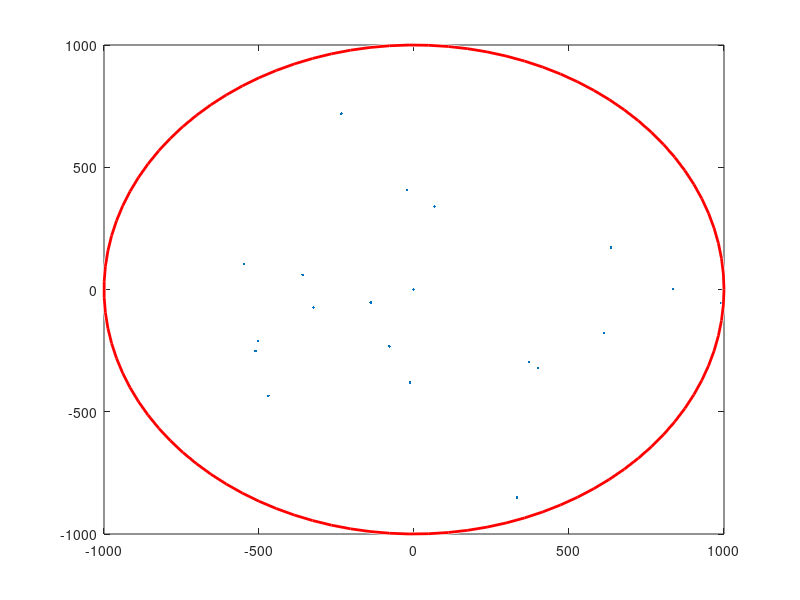

Here is the MATLAB script that generated this plot: (Note: this script raises an error after producing the figure.)
% Create parameters and random users
%No. of users
Users = 20;
W = 20; % Bandwidth Mhz
Pdis = 10; % BS Sector Power Watios
P = Pdis/W; % Spectral power density W/Mhz
Radio = 1000; % Meters


k = 1.3806488*10^-23;
T = 290; % Kelvin
F = 3.6*10^9; % Hz
c = 3*10^8; % Meters/second
lamda = c/F; % Meters
azimuth = 2*pi*rand(Users,1); % Radians
radio = Radio*rand(Users,1); % Meters
[x,y] = pol2cart(azimuth,radio);

figure
plot(x,y,'.')
hold on

viscircles([0 0],1000);

% Divide the cell in sectors
AreaUsers = zeros(Users,1);
rhosArea = cell(5,1);
for user = 1:Users
 if (azimuth(user) < 2*pi/5)
 AreaUsers(user) = 1;
 rhosArea{1} = [rhosArea{1} radio(user)];
 elseif ((azimuth(user) < 4*pi/5) && (azimuth(user) > 2*pi/5))
 AreaUsers(user) = 2;
 rhosArea{2} = [rhosArea{2} radio(user)];
 elseif((azimuth(user) < 6*pi/5) && (azimuth(user) > 4*pi/5))
 AreaUsers(user) = 3;
 rhosArea{3} = [rhosArea{3} radio(user)];
 elseif ((azimuth(user) < 8*pi/5) && (azimuth(user) > 6*pi/5))
 AreaUsers(user) = 4;
 rhosArea{4} = [rhosArea{4} radio(user)];
 elseif ((azimuth(user) < 10*pi/5) && (azimuth(user) > 8*pi/5))
 AreaUsers(user) = 5;
 rhosArea{5} = [rhosArea{5} radio(user)];
 end
end

% Sort the users in each sector by distance to the BS
rhosArea{1} = sort(rhosArea{1});
rhosArea{2} = sort(rhosArea{2});
rhosArea{3} = sort(rhosArea{3});
rhosArea{4} = sort(rhosArea{4});
rhosArea{5} = sort(rhosArea{5});

% Count users per sector
Users1 = 0;
Users2 = 0;
Users3 = 0;
Users4 = 0;
Users5 = 0;
for user = 1:Users
 if (AreaUsers(user) == 1)
 Users1 = Users1 + 1;
 elseif (AreaUsers(user) == 2)
 Users2 = Users2 + 1;
 elseif (AreaUsers(user) == 3)
 Users3 = Users3 + 1;
 elseif (AreaUsers(user) == 4)
 Users4 = Users4 + 1;
 elseif (AreaUsers(user) == 5)
 Users5 = Users5 + 1;
 end
end

UsersArea = [Users1 Users2 Users3 Users4 Users5];

% Calculate power coefficients for each area/sector (Max. 10users per sector) and bandwidth per user
% (OFDMA)
powers = cell(5,1);
bandwidths = zeros(5,1);
for area = 1:5
 if (UsersArea(area) == 1)
 power = Pdis/W;
 powers{area} = power;
 bandwidths(area) = W;
 
 elseif (UsersArea(area) == 2)
 syms P1 P2;
 eq1 = P2 == 2*P1;
 eq2 = Pdis == P1*20 + P2*20;
 eqs = [eq1 eq2];
 vars = [P1 P2];
 [sol1, sol2] = solve(eqs, vars);
 power = [sol1 sol2];
 powers{area} = power;
 bandwidths(area) = W/2;
 
 elseif (UsersArea(area) == 3)
 syms P1 P2 P3;
 eq1 = P2 == 2*P1;
 eq2 = Pdis == P1*20 + P2*20 + P3*20;
 eq3 = P3 == 2*(P2+P1);
 eqs = [eq1 eq2 eq3];
 vars = [P1 P2 P3];
 [sol1, sol2, sol3] = solve(eqs, vars);
 power = [sol1 sol2, sol3];
 powers{area} = power;
 bandwidths(area) = W/3;
 
 elseif (UsersArea(area) == 4)
 syms P1 P2 P3 P4;
 eq1 = P2 == 2*P1;
 eq2 = Pdis == P1*20 + P2*20 + P3*20 + P4*20;
 eq3 = P3 == 2*(P2+P1);
 eq4 = P4 == 2*(P3+P2+P1);
 eqs = [eq1 eq2 eq3 eq4];
 vars = [P1 P2 P3 P4];
 [sol1, sol2, sol3, sol4] = solve(eqs, vars);
 power = [sol1 sol2 sol3 sol4];
 powers{area} = power;
 bandwidths(area) = W/4;
 
 elseif (UsersArea(area) == 5)
 syms P1 P2 P3 P4 P5;
 eq1 = P2 == 2*P1;
 eq2 = Pdis == P1*20 + P2*20 + P3*20 + P4*20 + P5*20;
 eq3 = P3 == 2*(P2+P1);
 eq4 = P4 == 2*(P3+P2+P1);
 eq5 = P5 == 2*(P1+P2+P3+P4);
 eqs = [eq1 eq2 eq3 eq4 eq5];
 vars = [P1 P2 P3 P4 P5];
 [sol1, sol2, sol3, sol4, sol5] = solve(eqs, vars);
 power = [sol1 sol2 sol3 sol4 sol5];
 powers{area} = power;
 bandwidths(area) = W/5;
 
 elseif (UsersArea(area) == 6)    
 syms P1 P2 P3 P4 P5 P6;
 eq1 = P2 == 2*P1;
 eq2 = Pdis == P1*20 + P2*20 + P3*20 + P4*20 + P5*20 + P6*20;
 eq3 = P3 == 2*(P2+P1);
 eq4 = P4 == 2*(P3+P2+P1);
 eq5 = P5 == 2*(P1+P2+P3+P4);
 eq6 = P6 == 2*(P1+P2+P3+P4+P5);
 eqs = [eq1 eq2 eq3 eq4 eq5 eq6];
 vars = [P1 P2 P3 P4 P5 P6];
 [sol1, sol2, sol3, sol4, sol5, sol6] = solve(eqs, vars);
 power = [sol1 sol2 sol3 sol4 sol5 sol6];
 powers{area} = power;
 bandwidths(area) = W/6;
 
 elseif (UsersArea(area) == 7)
 syms P1 P2 P3 P4 P5 P6 P7;
 eq1 = P2 == 2*P1;
 eq2 = Pdis == P1*20 + P2*20 + P3*20 + P4*20 + P5*20 + P6* 20 + P7*20;
 eq3 = P3 == 2*(P2+P1);
 eq4 = P4 == 2*(P3+P2+P1);
 eq5 = P5 == 2*(P1+P2+P3+P4);
 eq6 = P6 == 2*(P1+P2+P3+P4+P5);
 eq7 = P7 == 2*(P1+P2+P3+P4+P5+P6);
 eqs = [eq1 eq2 eq3 eq4 eq5 eq6 eq7];
 vars = [P1 P2 P3 P4 P5 P6 P7];
 [sol1, sol2, sol3, sol4, sol5, sol6, sol7] = solve(eqs,vars);
 power = [sol1 sol2 sol3 sol4 sol5 sol6 sol7];
 powers{area} = power;
 bandwidths(area) = W/7;
 
 elseif (UsersArea(area) == 8)
 syms P1 P2 P3 P4 P5 P6 P7 P8;
 eq1 = P2 == 2*P1;
 eq2 = Pdis == P1*20 + P2*20 + P3*20 + P4*20 + P5*20 + P6*20 + P7*20 + P8*20;
 eq3 = P3 == 2*(P2+P1);
 eq4 = P4 == 2*(P3+P2+P1);
 eq5 = P5 == 2*(P1+P2+P3+P4);
 eq6 = P6 == 2*(P1+P2+P3+P4+P5);
 eq7 = P7 == 2*(P1+P2+P3+P4+P5+P6);
 eq8 = P8 == 2*(P1+P2+P3+P4+P5+P6+P7);
 eqs = [eq1 eq2 eq3 eq4 eq5 eq6 eq7 eq8];
 vars = [P1 P2 P3 P4 P5 P6 P7 P8];
 [sol1, sol2, sol3, sol4, sol5, sol6, sol7, sol8] =solve(eqs, vars);
 power = [sol1 sol2 sol3 sol4 sol5 sol6 sol7 sol8];
 powers{area} = power;
 bandwidths(area) = W/8;
 
 elseif (UsersArea(area) == 9)
 syms P1 P2 P3 P4 P5 P6 P7 P8 P9;
 eq1 = P2 == 2*P1;
 eq2 = Pdis == P1*20 + P2*20 + P3*20 + P4*20 + P5*20 + P6*20 + P7*20 +P8*20 + P9*20;
 eq3 = P3 == 2*(P2+P1);
 eq4 = P4 == 2*(P3+P2+P1);
 eq5 = P5 == 2*(P1+P2+P3+P4);
 eq6 = P6 == 2*(P1+P2+P3+P4+P5);
 eq7 = P7 == 2*(P1+P2+P3+P4+P5+P6);
 eq8 = P8 == 2*(P1+P2+P3+P4+P5+P6+P7);
 eq9 = P9 == 2*(P1+P2+P3+P4+P5+P6+P7+P8);
 eqs = [eq1 eq2 eq3 eq4 eq5 eq6 eq7 eq8 eq9];
 vars = [P1 P2 P3 P4 P5 P6 P7 P8 P9];
 [sol1, sol2, sol3, sol4, sol5, sol6, sol7, sol8, sol9] =solve(eqs, vars);
 power = [sol1 sol2 sol3 sol4 sol5 sol6 sol7 sol8 sol9];
 powers{area} = power;
 bandwidths(area) = W/9;
 
 elseif (UsersArea(area) == 10)
 syms P1 P2 P3 P4 P5 P6 P7 P8 P9 P10;
 eq1 = P2 == 2*P1;
 eq2 = Pdis == P1*20 + P2*20 + P3*20 + P4*20 + P5*20 + P6*20 + P7*20 +P8*20 + P9*20 + P10*20;
 eq3 = P3 == 2*(P2+P1);
 eq4 = P4 == 2*(P3+P2+P1);
 eq5 = P5 == 2*(P1+P2+P3+P4);
 eq6 = P6 == 2*(P1+P2+P3+P4+P5);
 eq7 = P7 == 2*(P1+P2+P3+P4+P5+P6);
 eq8 = P8 == 2*(P1+P2+P3+P4+P5+P6+P7);
 eq9 = P9 == 2*(P1+P2+P3+P4+P5+P6+P7+P8);
 eq10 = P10 == 2*(P1+P2+P3+P4+P5+P6+P7+P8+P9);
 eqs = [eq1 eq2 eq3 eq4 eq5 eq6 eq7 eq8 eq9 eq10];
 vars = [P1 P2 P3 P4 P5 P6 P7 P8 P9 P10];
 [sol1, sol2, sol3, sol4, sol5, sol6, sol7, sol8, sol9,sol10] = solve(eqs, vars);
 power = [sol1 sol2 sol3 sol4 sol5 sol6 sol7 sol8 sol9
sol10];
 powers{area} = power;
 bandwidths(area) = W/10;
 end
end

% Calculate SNR and capacity per user, then calculate total BS
capacity
Cnoma = 0;
Cofdma = 0;
N = k*T;
for area = 1:5
 for user = 1:length(powers{area})
 SNR = P/(N*(4*pi*rhosArea{area}(user)/lamda)^2);
 Cofdma = Cofdma + bandwidths(area)*10^6*log2(1+SNR);
 if (user == 1)
 I = 0;
 SNR = (powers{area}(user)/(4*pi*rhosArea{area}(user)/lamda)^2)/(N+I/(4*pi*rhosArea{area}(user)/lamda)^2);
 Cnoma = Cnoma + (W*10^6*log2(1+SNR));
 
 elseif (user == 2)
 I = powers{area}(user-1);
 SNR = (powers{area}(user)/(4*pi*rhosArea{area}(user)/lamda)^2)/(N+I/(4*pi*rhosArea{area}(user)/lamda)^2);
 Cnoma = Cnoma + (W*10^6*log2(1+SNR));
 
 elseif (user == 3)
 
 I = powers{area}(user-1) + powers{area}(user-2);
 SNR = (powers{area}(user)/(4*pi*rhosArea{area}(user)/lamda)^2)/(N+I/(4*pi*rhosArea{area}(user)/lamda)^2);
 Cnoma = Cnoma + (W*10^6*log2(1+SNR));
 
 elseif (user == 4)    
 I = powers{area}(user-1) + powers{area}(user-2) + powers{area}(user-3);
 SNR = (powers{area}(user)/(4*pi*rhosArea{area}(user)/lamda)^2)/(N+I/(4*pi*rhosArea{area}(user)/lamda)^2);
 Cnoma = Cnoma + (W*10^6*log2(1+SNR));
 elseif (user == 5)
     
 I = powers{area}(user-1) + powers{area}(user-2) +powers{area}(user-3) + powers{area}(user-4);
 SNR = (powers{area}(user)/(4*pi*rhosArea{area}(user)/lamda)^2)/(N+I/(4*pi*rhosArea{area}(user)/lamda)^2);
 Cnoma = Cnoma + (W*10^6*log2(1+SNR));
 
 elseif (user == 6)
 I = powers{area}(user-1) + powers{area}(user-2) + powers{area}(user-3) + powers{area}(user-4) + powers{area}(user-5);
 SNR = (powers{area}(user)/(4*pi*rhosArea{area}(user)/lamda)^2)/(N+I/(4*pi*rhosArea{area}(user)/lamda)^2);
 Cnoma = Cnoma + (W*10^6*log2(1+SNR));
 
 elseif (user == 7)
 I = powers{area}(user-1) + powers{area}(user-2) +powers{area}(user-3) + powers{area}(user-4) + powers{area}(user-5) + powers{area}(user-6);
 SNR = (powers{area}(user)/(4*pi*rhosArea{area}(user)/lamda)^2)/(N+I/(4*pi*rhosArea{area}(user)/lamda)^2);
 Cnoma = Cnoma + (W*10^6*log2(1+SNR));
 
 elseif (user == 8)
 I = powers{area}(user-1) + powers{area}(user-2) +powers{area}(user-3) + powers{area}(user-4) + powers{area}(user-5) + powers{area}(user-6) + powers{area}(user-7);
 SNR = (powers{area}(user)/(4*pi*rhosArea{area}(user)/lamda)^2)/(N+I/(4*pi*rhosArea{area}(user)/lamda)^2);
 Cnoma = Cnoma + (W*10^6*log2(1+SNR));
 
 elseif (user == 9)
 I = powers{area}(user-1) + powers{area}(user-2) +powers{area}(user-3) + powers{area}(user-4) + powers{area}(user-5) + powers{area}(user-6) + powers{area}(user-7) +powers{area}(user-8);
 SNR = (powers{area}(user)/(4*pi*rhosArea{area}(user)/lamda)^2)/(N+I/(4*pi*rhosArea{area}(user)/lamda)^2);
 Cnoma = Cnoma + (W*log2(1+SNR));
 
 elseif (user == 10)
 I = powers{area}(user-1) + powers{area}(user-2) +powers{area}(user-3) + powers{area}(user-4) + powers{area}(user-5) + powers{area}(user-6) + powers{area}(user-7) +powers{area}(user-8) + powers{area}(user-9);
 SNR = (powers{area}(user)/(4*pi*rhosArea{area}(user)/lamda)^2)/(N+I/(4*pi*rhosArea{area}(user)/lamda)^2);
 Cnoma = Cnoma + (W*10^6*log2(1+SNR));
 end
 end
end
BaseTotalCapacityWithNOMA = double(Cnoma) 
BaseTotalCapacityWithOFDMA = double(Cofdma)
